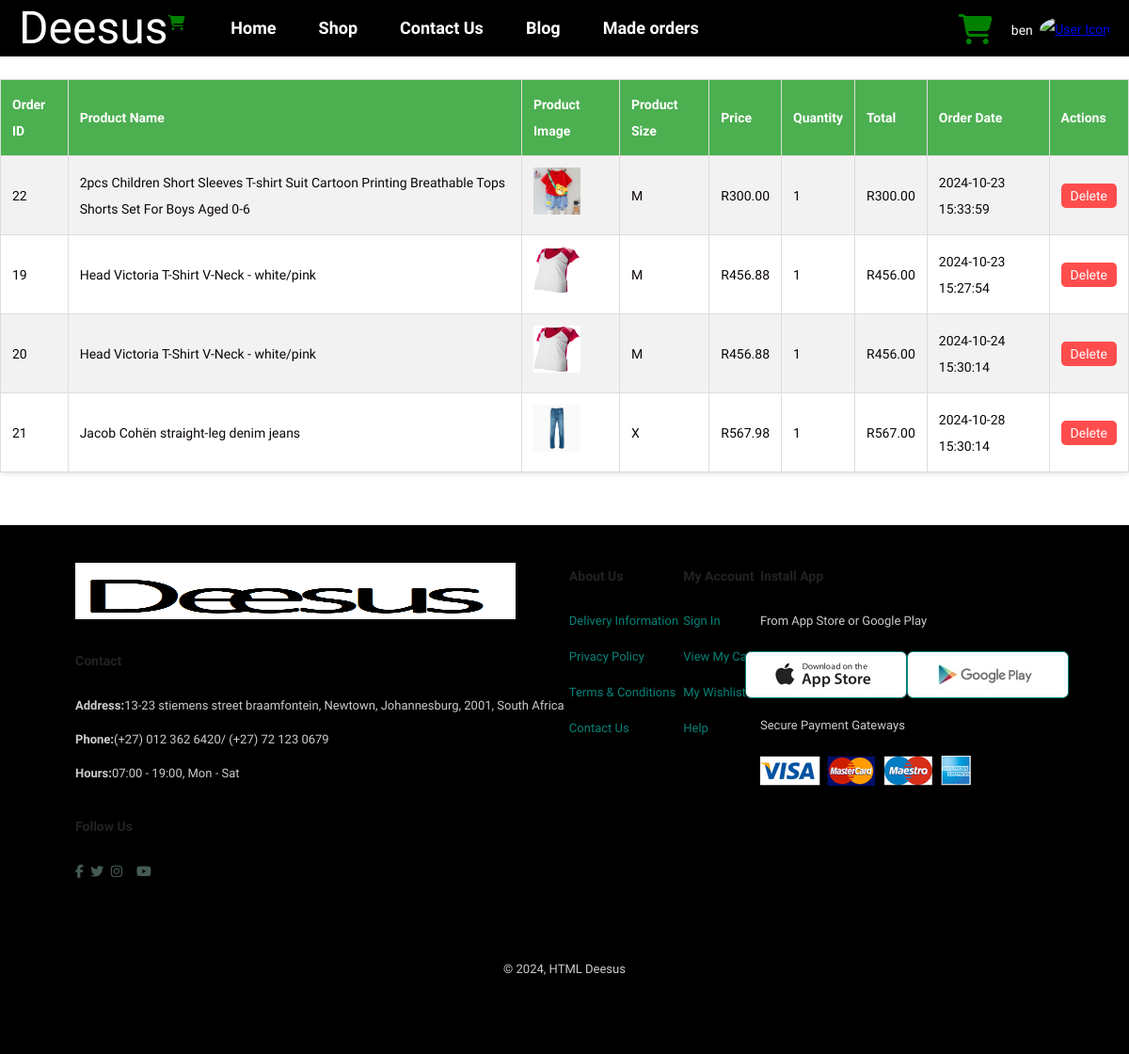
The app's page /deesus/history (signed in) with its own data.
### tables this page shows
CREATE TABLE IF NOT EXISTS `orders` (
  `order_id` int NOT NULL AUTO_INCREMENT,
  `email` varchar(255) NOT NULL,
  `product_name` varchar(255) NOT NULL,
  `product_image` varchar(255) NOT NULL,
  `product_size` varchar(50) NOT NULL,
  `price` decimal(10,2) NOT NULL,
  `quantity` int NOT NULL,
  `total` decimal(10,2) NOT NULL,
  `order_date` timestamp NULL DEFAULT CURRENT_TIMESTAMP,
  PRIMARY KEY (`order_id`)
);

### deesus/history.php (the view, shortened to what this page needs)
<?php
include "menu.php";
include "conn.php";
$query = "SELECT * FROM orders WHERE email = ?";
$stmt = $conn->prepare($query);
$stmt->bind_param("s", $_SESSION['email']);
$stmt->execute();
$result = $stmt->get_result();
?>
<!DOCTYPE html>
<html lang="en">
<head>
    <link rel="stylesheet" href="style.css">
</head>
<body>
    <h1>My Orders</h1>
    <table>
        <tr>
            <th>Order ID</th>
            <th>Product Name</th>
            <th>Product Image</th>
            <th>Product Size</th>
            <th>Price</th>
            <th>Quantity</th>
            <th>Total</th>
            <th>Order Date</th>
            <th>Actions</th>
        </tr>
        <?php
        if ($result->num_rows > 0) {
            while ($row = $result->fetch_assoc()) {
                echo "<tr>";
                echo "<td>" . htmlspecialchars($row['order_id']) . "</td>";
                echo "<td>" . htmlspecialchars($row['product_name']) . "</td>";
                echo "<td><img src='" . htmlspecialchars($row['product_image']) . "' width='50' height='50' alt='Product Image'></td>";
                echo "<td>" . htmlspecialchars($row['product_size']) . "</td>";
                echo "<td>R" . htmlspecialchars($row['price']) . "</td>";
                echo "<td>" . htmlspecialchars($row['quantity']) . "</td>";
                echo "<td>R" . htmlspecialchars($row['total']) . "</td>";
                echo "<td>" . htmlspecialchars($row['order_date']) . "</td>";
                echo "<td><a class='delete-btn' href='history?delete_id=" . $row['order_id'] . "' onclick='return confirm(\"Are you sure you want to delete this order?\");'>Delete</a></td>";
                echo "</tr>";
            }
        } else {
            echo "<tr><td colspan='9' class='no-orders'>No orders found.</td></tr>";
        }
        ?>
    </table>
</body><br><br>
</html>
<?php
include "footer.php";
?>

### deesus/css/style.css (style rules this page uses)
* { margin: 0; padding: 0; box-sizing: border-box; font-family: 'Spartan' , sans-serif; }
h1 { font-size: 50px; line-height: 64px; color: #222; }
body { width: 100%; }

### deesus/style.css (style rules this page uses)
body { font-family: "Inter", sans-serif; font-weight: 400; line-height: 28px; color: #0c0606; font-size: 14px; background-color:white; }
table { width: 100%; border-collapse: collapse; margin-top: 20px; }
table, th, td { border: 1px solid #ddd; }
th, td { padding: 10px; text-align: left; }

### deesus/menu.php (style rules this page uses)
body { background-color: white; margin: 0; font-family: Arial, sans-serif; padding-top: 60px; }

### deesus/history.php (style rules this page uses)
body { font-family: Arial, sans-serif; background-color: white; margin: 0; padding: 0px; }
h1 { text-align: center; color: #333; }
table { width: 100%; border-collapse: collapse; margin-top: 20px; box-shadow: 0 2px 5px rgba(0,0,0,0.1); }
table, th, td { border: 1px solid #ddd; }
th, td { padding: 12px; text-align: left; }
th { background-color: #4CAF50; color: white; }
tr:nth-child(even) { background-color: #f2f2f2; }
.delete-btn { background-color: #ff4d4d; color: white; padding: 5px 10px; text-decoration: none; border-radius: 5px; border: none; cursor: pointer; }

### records on screen
orders: order_id "22", product_name "2pcs Children Short Sleeves T-shirt Suit Cartoon Printing Breathable Tops Shorts Set For Boys Aged 0-6", product_image (picture), product_size "M", price "300.00", quantity "1", total "300.00", order_date "2024-10-23 15:33:59"
orders: order_id "19", product_name "Head Victoria T-Shirt V-Neck - white/pink", product_image (picture), product_size "M", price "456.88", quantity "1", total "456.00", order_date "2024-10-23 15:27:54"
orders: order_id "20", product_name "Head Victoria T-Shirt V-Neck - white/pink", product_image (picture), product_size "M", price "456.88", quantity "1", total "456.00", order_date "2024-10-24 15:30:14"
orders: order_id "21", product_name "Jacob Cohën straight-leg denim jeans", product_image (picture), product_size "X", price "567.98", quantity "1", total "567.00", order_date "2024-10-28 15:30:14"

### other values on screen
$_SESSION['login_'] "ben"
